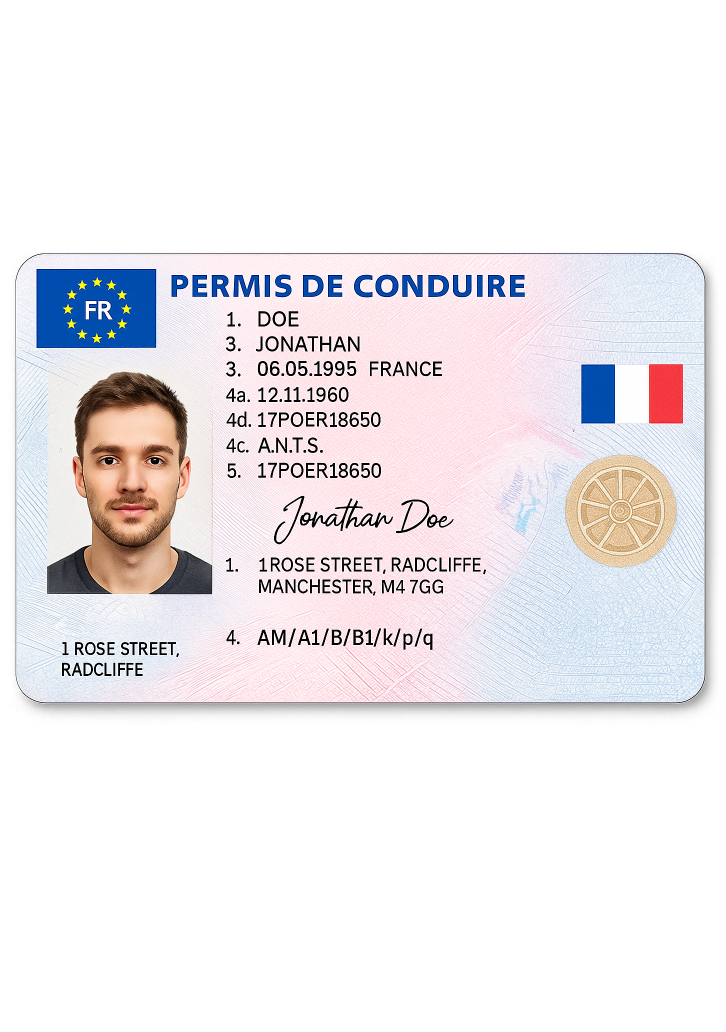
#> input picture 05 - IA et MLOps/Deep Learning - Projets A et C/PROJET C/document_detection/dataset/images/driver_license/permis-de-conduire-fr.png, 1452 x 2064 px (shown at 1/2 size)
$ python -i test_tesseract_only.py   (imports and definitions only)
#> lines starting #> are read from the running program, lines starting #| are printed output that depends on the picture; after the words box and inside, x2 and y2 are one past the last pixel; in counts of white or black regions, pixels touching at a corner belong together
#> further down, picture is the input picture: shape (2064, 1452, 3); mean B, G, R 237, 234.1, 237.6
"""Test OCR with Tesseract only (faster)."""

import sys
import cv2
import numpy as np
from pathlib import Path
from PIL import Image

BASE_DIR = Path(__file__).parent


# [18 lines left out: function preprocess_v1_simple, not called in this run]


def preprocess_v2_denoise(image_bgr):
    """With denoising for photos."""
    gray = cv2.cvtColor(image_bgr, cv2.COLOR_BGR2GRAY)
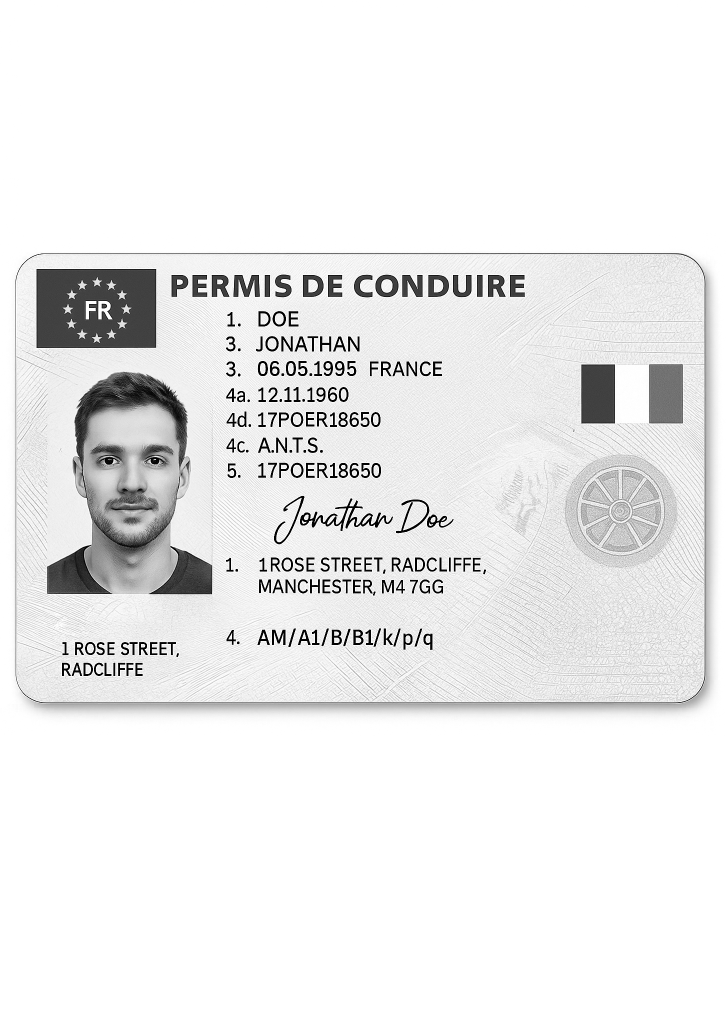
#> gray: shape (2064, 1452) (shown at 1/2 size); min 0, max 255, mean 235.5

    # Denoise
    denoised = cv2.fastNlMeansDenoising(gray, None, 10, 7, 21)

    # Upscale
    h, w = denoised.shape
#> h = 2064; w = 1452
    if w < 1000:
        scale = 1500 / w
        denoised = cv2.resize(
            denoised, None, fx=scale, fy=scale, interpolation=cv2.INTER_CUBIC
        )

    # CLAHE for contrast
    clahe = cv2.createCLAHE(clipLimit=2.0, tileGridSize=(8, 8))
    enhanced = clahe.apply(denoised)
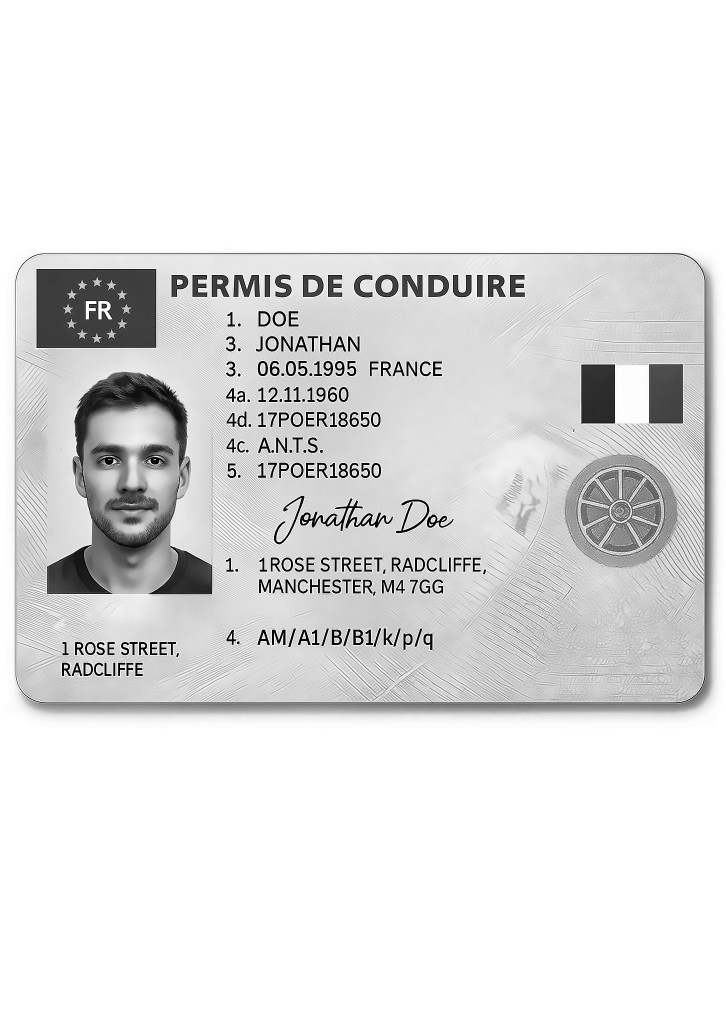
#> enhanced: shape (2064, 1452) (shown at 1/2 size); min 1, max 255, mean 226

    # Threshold
    _, binary = cv2.threshold(enhanced, 0, 255, cv2.THRESH_BINARY + cv2.THRESH_OTSU)
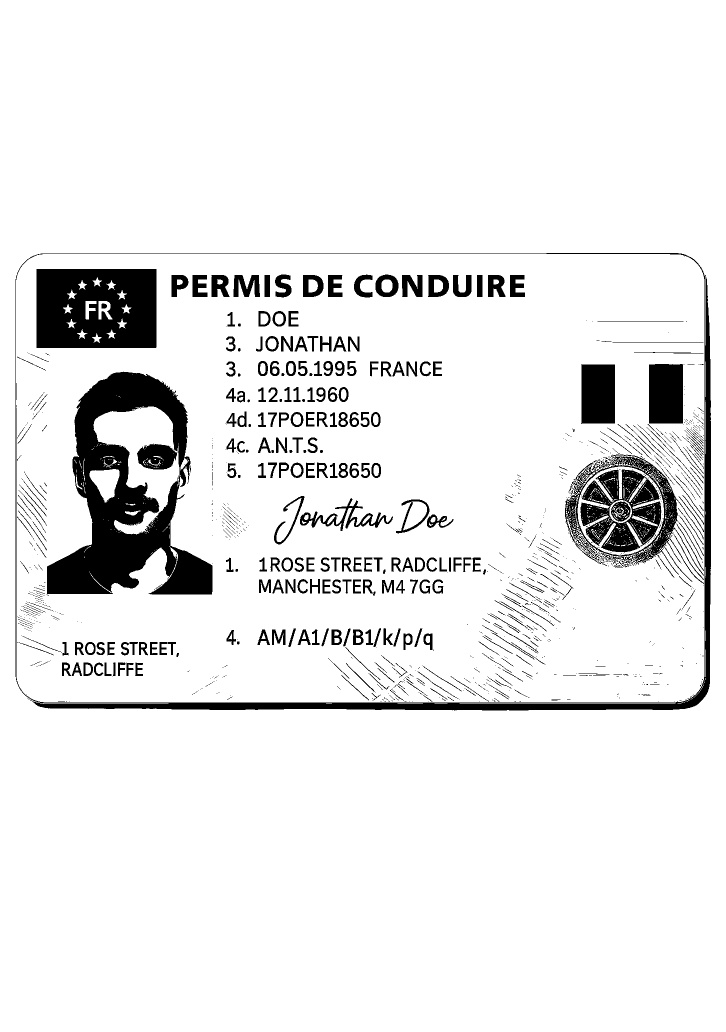
#> binary: shape (2064, 1452) (shown at 1/2 size); 91.7% white; 1244 black regions (889 under 20 px), largest, box (x1, y1, x2, y2) and area: (94, 743, 425, 1189) 67845, (73, 538, 313, 696) 35032, (31, 506, 1422, 1421) 30673

    return binary


# [106 lines left out: functions preprocess_v3_adaptive, test_tesseract, not called in this run]


# [20 lines not run here, left out]

>>> import cv2
>>> picture = cv2.imread('dataset/images/driver_license/permis-de-conduire-fr.png')
>>> result = preprocess_v2_denoise(picture)

$ run again, on 05 - IA et MLOps/Deep Learning - Projets A et C/PROJET C/document_detection/dataset/images/driver_license/driver_license_000.jpg
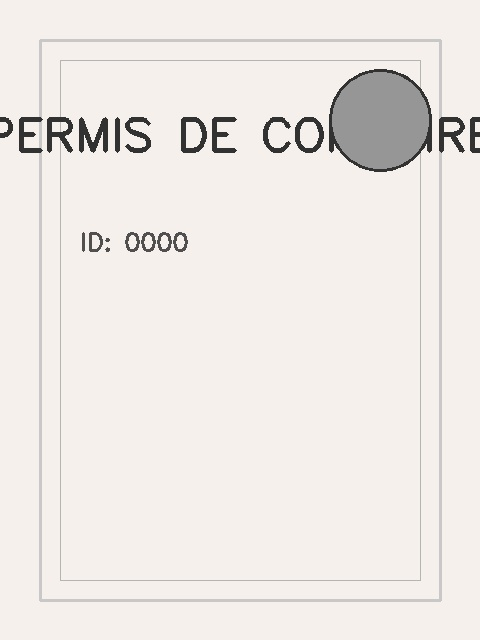
#> input picture 05 - IA et MLOps/Deep Learning - Projets A et C/PROJET C/document_detection/dataset/images/driver_license/driver_license_000.jpg, 480 x 640 px
#> picture is the input picture: shape (640, 480, 3); mean B, G, R 229.1, 232.8, 237.5
#> in preprocess_v2_denoise, `_, binary = cv2.threshold(enhanced, 0, 255, cv2.THRESH_BINARY + cv2.TH..`:
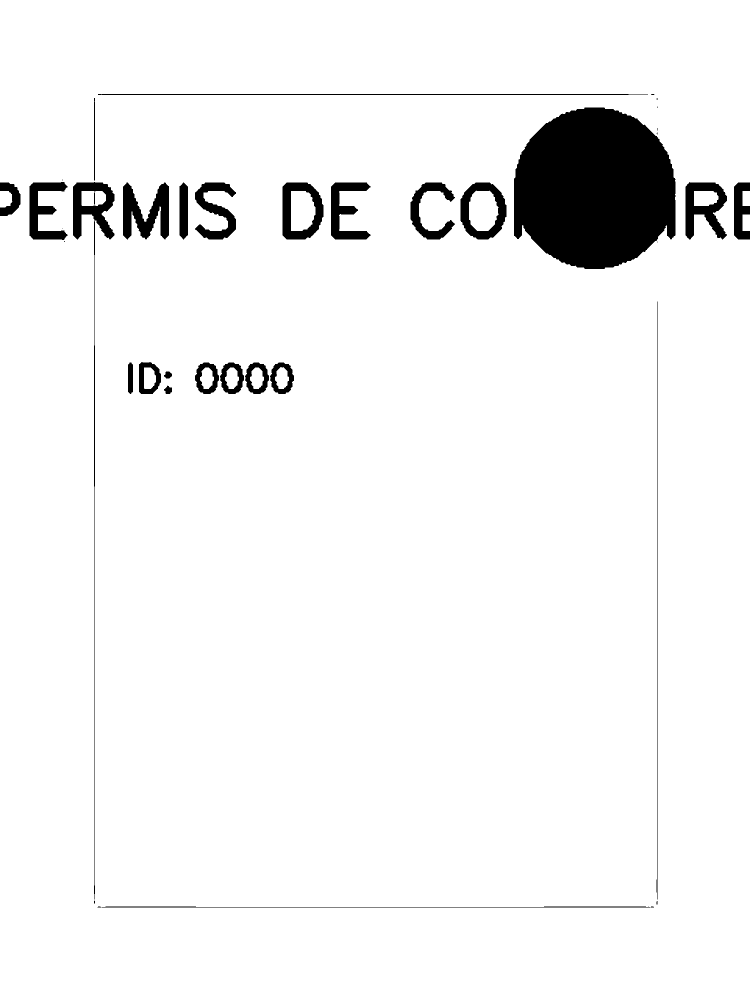
#> binary: shape (2000, 1500) (shown at 1/2 size); 95.1% white; 39 black regions (13 under 20 px), largest, box (x1, y1, x2, y2) and area: (1028, 215, 1351, 538) 83394, (146, 364, 229, 1799) 6877, (246, 365, 338, 479) 6170
